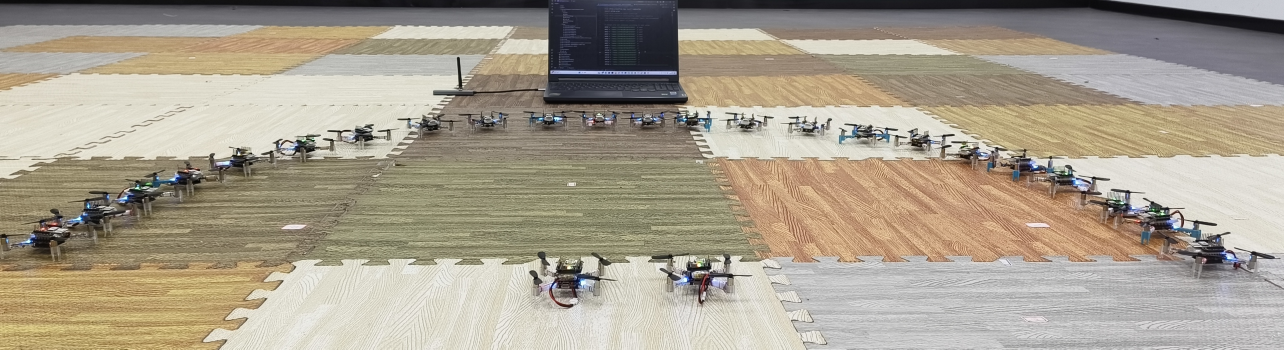
#> input picture my_exemple/optimalSR/106-绘制最终图/B.jpg, 3852 x 1048 px, given in place of B.png, which was not available (shown at 1/3 size)
$ python 'plot-3-最新-有效测距+无效.py'
#> lines starting #> are read from the running program, lines starting #| are printed output that depends on the picture
import matplotlib.pyplot as plt
import numpy as np
import matplotlib.image as mpimg
from mpl_toolkits.axes_grid1.inset_locator import inset_axes
# 数据
SR1_receive_rate = [0.97, 0.94, 0.91, 0.86, 0.82]
SR2_receive_rate = [0.96, 0.92, 0.88, 0.84, 0.80]
SR1_ranging_rate = [0.77, 0.7, 0.64, 0.55, 0.48]
SR2_ranging_rate = [0.89, 0.84, 0.79, 0.75, 0.69]
# 将每个列表中的元素乘以 100
SR1_receive_rate = [x * 100 for x in SR1_receive_rate]
SR2_receive_rate = [x * 100 for x in SR2_receive_rate]
SR1_ranging_rate = [x * 100 for x in SR1_ranging_rate]
SR2_ranging_rate = [x * 100 for x in SR2_ranging_rate]

SR1_receive_count = [1622, 1583, 1520, 1433, 1367]
SR1_ranging_count = [1297, 1195, 1057, 929, 809]

SR2_receive_count = [1617, 1563, 1495, 1421, 1348]
SR2_ranging_count = [1490, 1412, 1314, 1261, 1143]

x_labels = [5, 10, 15, 20, 25]

# 设置柱状图的宽度和x轴位置
bar_width = 0.16
spacing = 0.0
x = np.arange(len(x_labels))

# 创建柱状图
fig, ax1 = plt.subplots(figsize=(9, 5))

# 绘制每个系列的数据
bars1 = ax1.bar(x - 1.5 * (bar_width + spacing), SR1_receive_rate, width=bar_width, label='SRv1 Reception',
                )
bars3 = ax1.bar(x - 0.5 * (bar_width + spacing), SR1_ranging_rate, width=bar_width, label='SRv1 Ranging',
                )
bars2 = ax1.bar(x + 0.5 * (bar_width + spacing), SR2_receive_rate, width=bar_width, label='SRv2 Ranging all',
                )

bars4 = ax1.bar(x + 1.5 * (bar_width + spacing), SR2_ranging_rate, width=bar_width, color="#FEDC5E",
                label='SRv2 Ranging valid', )

# 设置x轴标签和刻度
ax1.set_xlabel('Number of UAVs', fontsize=18)
ax1.set_ylabel('Reception(Ranging) Rate(%)', fontsize=18)
ax1.set_xticks(x)
ax1.set_xticklabels(x_labels)
ax1.set_ylim(0, 114)  # 调整y轴范围，使柱状图变矮
# 设置x轴刻度标签字体大小
ax1.tick_params(axis='x', labelsize=14)
ax1.tick_params(axis='y', labelsize=14)
ax2 = ax1.twinx()

# 绘制折线图
line1, = ax2.plot(x, SR1_receive_count, color='tab:blue', marker='o', markersize=6, label='SRv1 Reception')
line3, = ax2.plot(x, SR1_ranging_count, color='tab:orange', marker='^', markersize=6, label='SRv1 Ranging')
line2, = ax2.plot(x, SR2_receive_count, color='tab:green', marker='s', markersize=6, label='SRv2 Ranging all')
line4, = ax2.plot(x, SR2_ranging_count, color='#FEDC5E', marker='D', markersize=6, label='SRv2 Ranging valid')
# 添加折线图的图例
lines = [line1, line3, line2, line4]
labels_lines = [line.get_label() for line in lines]
ax2.legend(lines, labels_lines, loc='upper center', bbox_to_anchor=(0.5, 1.18), ncol=4, fontsize='12.5')

# 在每个柱子顶部添加数值标签
for bars in [bars1, bars3, bars2, bars4]:
    for bar in bars:
        yval = bar.get_height()
        ax1.text(bar.get_x() + bar.get_width() / 2.0, yval, f'{yval:.0f}', va='bottom', ha='center', fontsize=16)

# 创建第二个y轴并绘制 receive 和 ranging count 数据

# 设置第二个y轴的标签和范围
ax2.set_ylabel('Reception(Ranging) Count', fontsize=18)
ax2.set_ylim(0, 1650)
# 设置y轴刻度标签字体大小
ax2.tick_params(axis='y', labelsize=14)

# 添加柱状图的图例
bars = [bars1, bars3,bars2, bars4]
labels_bars = [bar.get_label() for bar in [bars1, bars3,bars2, bars4]]
ax1.legend(bars, labels_bars, loc='upper center', bbox_to_anchor=(0.5, 1.1), ncol=4, fontsize='12.5')
axins = inset_axes(ax1, width="80%", height="38%",bbox_to_anchor=(-0.1, -0.603, 1, 1), bbox_transform=ax1.transAxes)
# axins = inset_axes(ax1, width="80%", height="38%", bbox_to_anchor=(0.5, 0.5, 0.2, 0.4))
img = mpimg.imread('B.png')
#> img is the input picture: shape (1048, 3852, 3); mean R, G, B 168.1, 159.1, 142.8
axins.imshow(img)
axins.axis('off')  # 关闭轴标签显示
# 显示图形
plt.subplots_adjust(left=0.09, right=0.9, top=0.88, bottom=0.11)
plt.show()
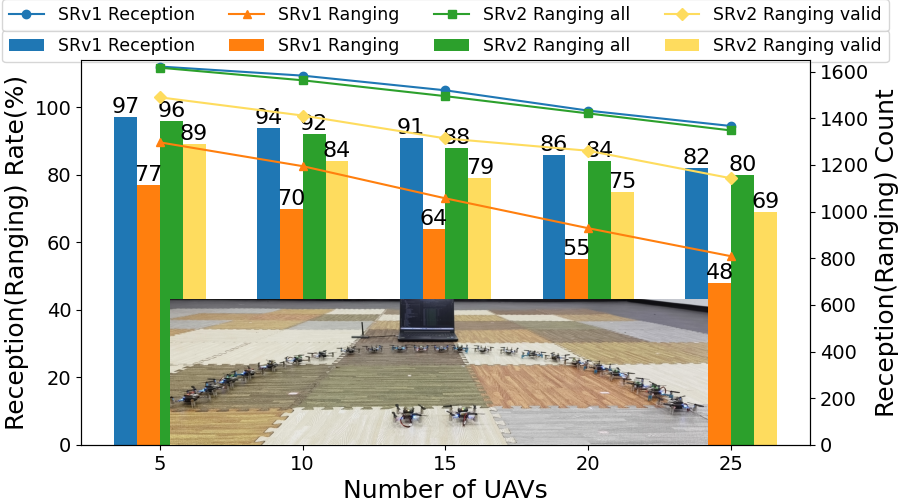
#> figure drawn by matplotlib, 3 panels; panel 1: tallest bar 97 high, from x = -0.32 to -0.16; panel 1: tallest bar 77 high, from x = -0.16 to 0; panel 1: tallest bar 96 high, from x = 1.39e-17 to 0.16

$ run again, with my_exemple/optimalSR/106-绘制最终图/A.jpg copied over my_exemple/optimalSR/106-绘制最终图/B.jpg
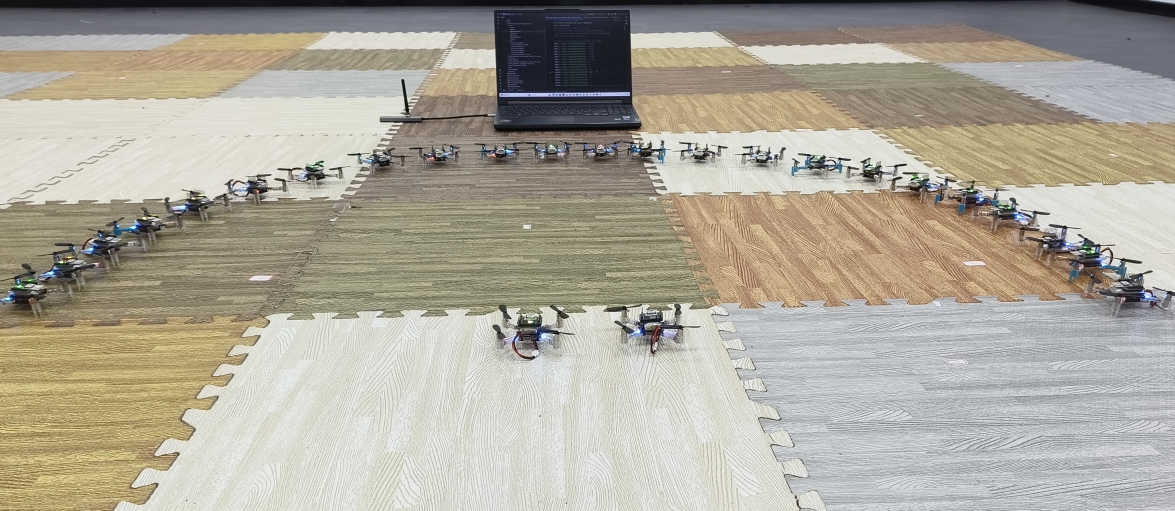
#> input picture my_exemple/optimalSR/106-绘制最终图/A.jpg, 3524 x 1532 px, given in place of B.png, which was not available (shown at 1/3 size)
#> img is the input picture: shape (1532, 3524, 3); mean R, G, B 173, 168.2, 155.1
#> `plt.show()`:
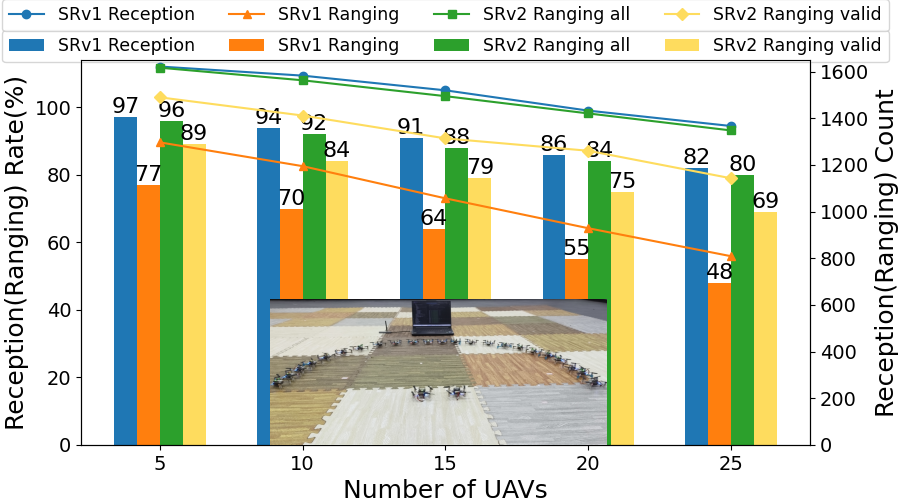
#> figure drawn by matplotlib, 3 panels; panel 1: tallest bar 97 high, from x = -0.32 to -0.16; panel 1: tallest bar 77 high, from x = -0.16 to 0; panel 1: tallest bar 96 high, from x = 1.39e-17 to 0.16
